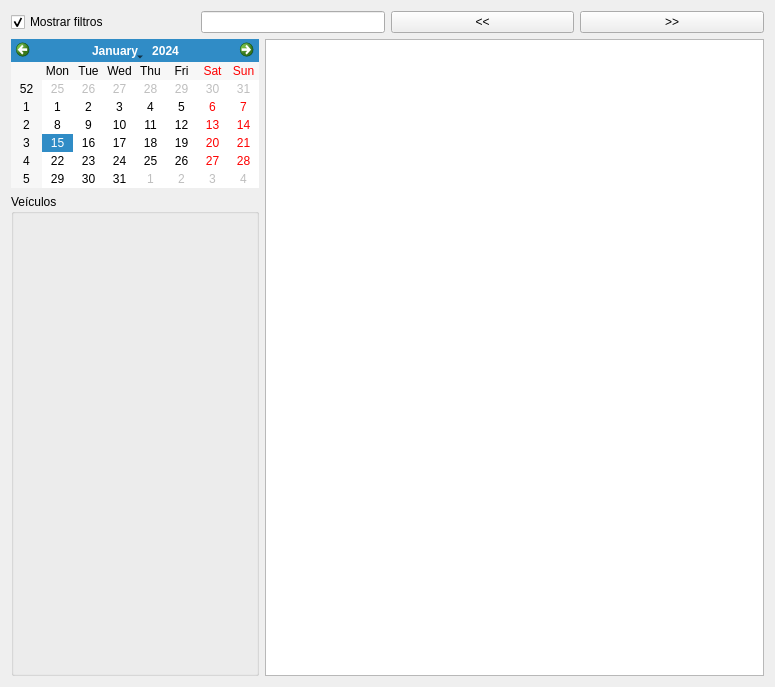
<?xml version="1.0" encoding="UTF-8"?>
<ui version="4.0">
 <class>WidgetLogisticaCalendario</class>
 <widget class="QWidget" name="WidgetLogisticaCalendario">
  <property name="geometry">
   <rect>
    <x>0</x>
    <y>0</y>
    <width>775</width>
    <height>687</height>
   </rect>
  </property>
  <property name="windowTitle">
   <string>Form</string>
  </property>
  <layout class="QGridLayout" name="gridLayout_4">
   <item row="1" column="0">
    <layout class="QGridLayout" name="gridLayout">
     <item row="0" column="0">
      <widget class="QCalendarWidget" name="calendarWidget">
       <property name="sizePolicy">
        <sizepolicy hsizetype="Maximum" vsizetype="Maximum">
         <horstretch>0</horstretch>
         <verstretch>0</verstretch>
        </sizepolicy>
       </property>
      </widget>
     </item>
     <item row="1" column="0">
      <widget class="QGroupBox" name="groupBoxVeiculos">
       <property name="title">
        <string>Veículos</string>
       </property>
       <layout class="QVBoxLayout" name="verticalLayout"/>
      </widget>
     </item>
    </layout>
   </item>
   <item row="1" column="1">
    <widget class="QTableWidget" name="tableWidget">
     <property name="editTriggers">
      <set>QAbstractItemView::NoEditTriggers</set>
     </property>
    </widget>
   </item>
   <item row="0" column="0" colspan="2">
    <layout class="QGridLayout" name="gridLayout_2">
     <item row="0" column="2">
      <widget class="QPushButton" name="pushButtonAnterior">
       <property name="text">
        <string>&lt;&lt;</string>
       </property>
      </widget>
     </item>
     <item row="0" column="3">
      <widget class="QPushButton" name="pushButtonProximo">
       <property name="text">
        <string>&gt;&gt;</string>
       </property>
      </widget>
     </item>
     <item row="0" column="0">
      <widget class="QCheckBox" name="checkBoxMostrarFiltros">
       <property name="text">
        <string>Mostrar filtros</string>
       </property>
       <property name="checked">
        <bool>true</bool>
       </property>
      </widget>
     </item>
     <item row="0" column="1">
      <widget class="QLineEdit" name="lineEditRange">
       <property name="sizePolicy">
        <sizepolicy hsizetype="Preferred" vsizetype="Fixed">
         <horstretch>0</horstretch>
         <verstretch>0</verstretch>
        </sizepolicy>
       </property>
       <property name="readOnly">
        <bool>true</bool>
       </property>
      </widget>
     </item>
    </layout>
   </item>
  </layout>
 </widget>
 <resources/>
 <connections/>
</ui>
